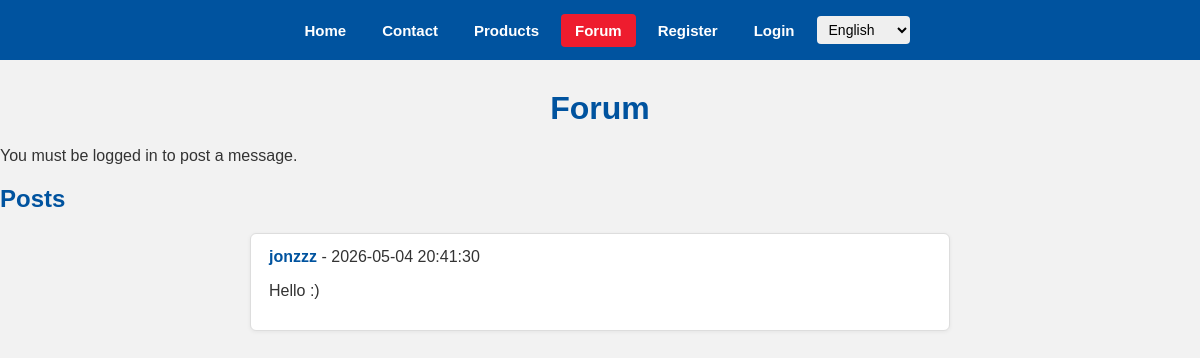
The page /Forum.php on the database its author committed.
### tables this page shows
CREATE TABLE `forum` (
  `postID` int(11) NOT NULL,
  `postUsername` varchar(30) DEFAULT NULL,
  `postMessage` varchar(500) DEFAULT NULL,
  `postDate` datetime DEFAULT NULL
);

### Forum.php (the view, shortened to what this page needs)
<!DOCTYPE html>
<html lang="en">
<head>
    <link rel="stylesheet" type="text/css" href="ShopStyles.css?<?= time(); ?>">
</head>
<body>
    <?php
    include_once("CommonCode.php");
    ?>
    <h1>Forum</h1>
    <?php
    if (isset($_SESSION['logged_in_user'])) {
        ?>
        <form method="POST">
            <div>Write a message:</div>
            <textarea name="postMessage" rows="4" cols="50"></textarea>
            <br>
            <input type="submit" value="Post">
        </form>
        <br>
        <?php
    } else {
        print("<p>You must be logged in to post a message.</p>");
    }
    ?>
    <h2>Posts</h2>
    <?php
    $sqlSelectPosts = $connection->prepare("SELECT postUsername, postMessage, postDate FROM Forum ORDER BY postDate DESC");
    $sqlSelectPosts->execute();
    $sqlResultPosts = $sqlSelectPosts->get_result();
    while ($onePost = $sqlResultPosts->fetch_assoc()) {
        ?>
        <div class="forum-post">
            <strong><?= htmlspecialchars($onePost["postUsername"]) ?></strong> - <?= htmlspecialchars($onePost["postDate"]) ?>
            <p><?= htmlspecialchars($onePost["postMessage"]) ?></p>
        </div>
        <?php
    }
    ?>
</body>
</html>

### ShopStyles.css (style rules this page uses)
* { box-sizing: border-box; }
body { margin: 0; font-family: Arial, sans-serif; background-color: #f2f2f2; color: #333; }
h1 { color: #00539f; text-align: center; margin: 30px 0 20px; }
h2 { color: #00539f; }
.forum-post { border: 1px solid #ddd; border-radius: 6px; margin: 12px auto; padding: 14px 18px; max-width: 700px; background-color: #ffffff; box-shadow: 0 1px 4px rgba(0,0,0,0.06); }
.forum-post strong { color: #00539f; }

### rows shown on the page
forum: postUsername "jonzzz", postDate "2026-05-04 20:41:30", postMessage "Hello :)"

### other values the page prints
t("HomeBtn") "Home"
t("ContactBtn") "Contact"
t("ProductBtn") "Products"
t("ForumBtn") "Forum"
t("RegisterBtn") "Register"
t("LoginBtn") "Login"
